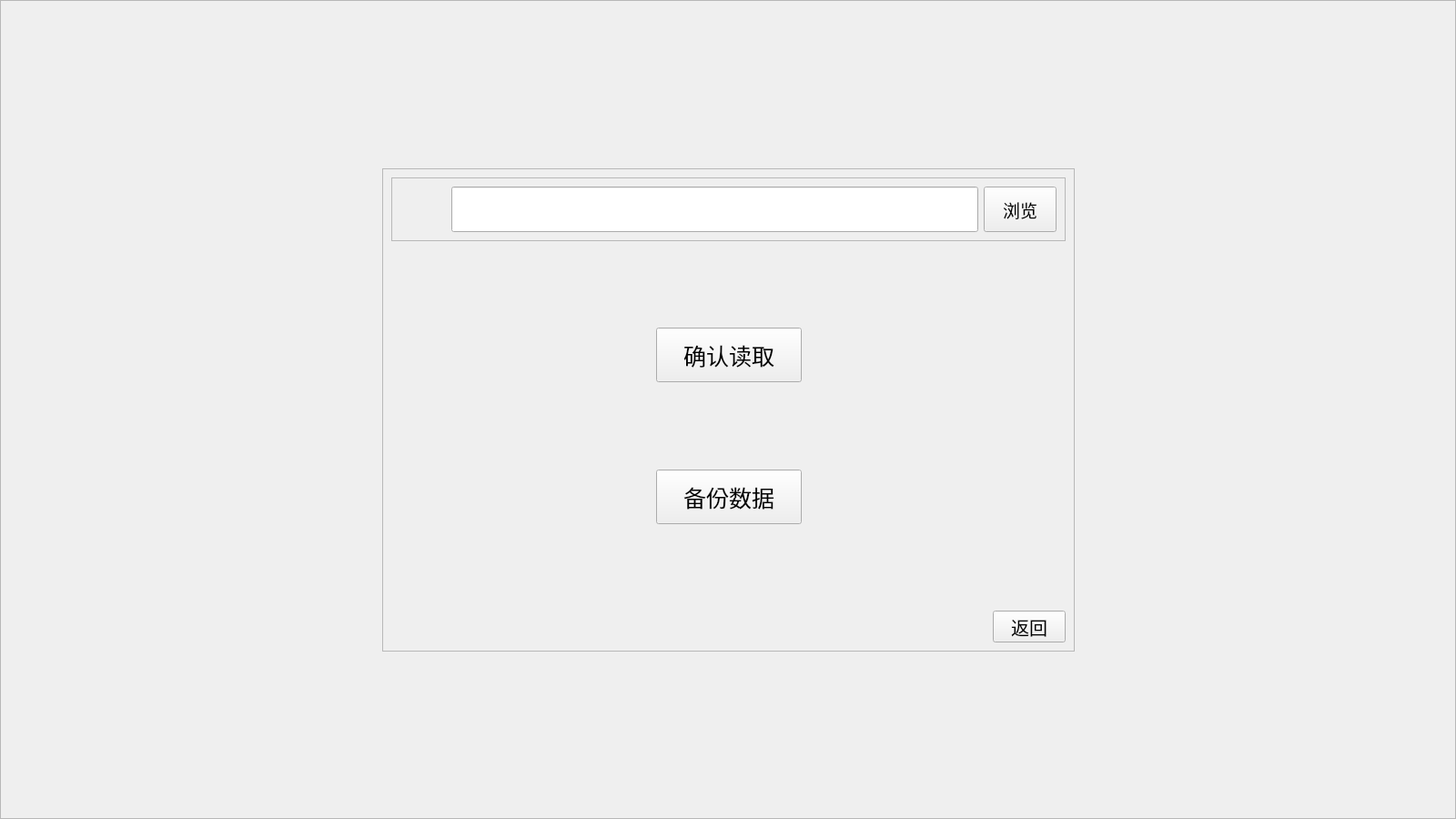
<?xml version="1.0" encoding="UTF-8"?>
<ui version="4.0">
 <class>Backup</class>
 <widget class="QWidget" name="Backup">
  <property name="geometry">
   <rect>
    <x>0</x>
    <y>0</y>
    <width>1600</width>
    <height>900</height>
   </rect>
  </property>
  <property name="sizePolicy">
   <sizepolicy hsizetype="Fixed" vsizetype="Fixed">
    <horstretch>0</horstretch>
    <verstretch>0</verstretch>
   </sizepolicy>
  </property>
  <property name="minimumSize">
   <size>
    <width>1600</width>
    <height>900</height>
   </size>
  </property>
  <property name="maximumSize">
   <size>
    <width>1600</width>
    <height>900</height>
   </size>
  </property>
  <property name="windowTitle">
   <string>Form</string>
  </property>
  <widget class="QFrame" name="frame_background">
   <property name="geometry">
    <rect>
     <x>0</x>
     <y>0</y>
     <width>1600</width>
     <height>900</height>
    </rect>
   </property>
   <property name="sizePolicy">
    <sizepolicy hsizetype="Fixed" vsizetype="Fixed">
     <horstretch>0</horstretch>
     <verstretch>0</verstretch>
    </sizepolicy>
   </property>
   <property name="minimumSize">
    <size>
     <width>1600</width>
     <height>900</height>
    </size>
   </property>
   <property name="maximumSize">
    <size>
     <width>1600</width>
     <height>900</height>
    </size>
   </property>
   <property name="frameShape">
    <enum>QFrame::StyledPanel</enum>
   </property>
   <property name="frameShadow">
    <enum>QFrame::Raised</enum>
   </property>
   <layout class="QGridLayout" name="gridLayout_2">
    <item row="0" column="0">
     <layout class="QHBoxLayout" name="horizontalLayout_5">
      <item>
       <spacer name="horizontalSpacer_6">
        <property name="orientation">
         <enum>Qt::Horizontal</enum>
        </property>
        <property name="sizeHint" stdset="0">
         <size>
          <width>40</width>
          <height>20</height>
         </size>
        </property>
       </spacer>
      </item>
      <item>
       <layout class="QVBoxLayout" name="verticalLayout_2">
        <item>
         <spacer name="verticalSpacer_4">
          <property name="orientation">
           <enum>Qt::Vertical</enum>
          </property>
          <property name="sizeHint" stdset="0">
           <size>
            <width>20</width>
            <height>40</height>
           </size>
          </property>
         </spacer>
        </item>
        <item>
         <widget class="QFrame" name="frame_login">
          <property name="sizePolicy">
           <sizepolicy hsizetype="Fixed" vsizetype="Fixed">
            <horstretch>0</horstretch>
            <verstretch>0</verstretch>
           </sizepolicy>
          </property>
          <property name="minimumSize">
           <size>
            <width>761</width>
            <height>531</height>
           </size>
          </property>
          <property name="maximumSize">
           <size>
            <width>761</width>
            <height>531</height>
           </size>
          </property>
          <property name="frameShape">
           <enum>QFrame::StyledPanel</enum>
          </property>
          <property name="frameShadow">
           <enum>QFrame::Raised</enum>
          </property>
          <layout class="QGridLayout" name="gridLayout_3">
           <item row="0" column="0">
            <layout class="QVBoxLayout" name="verticalLayout_4">
             <item>
              <widget class="QFrame" name="frame_user_name">
               <property name="sizePolicy">
                <sizepolicy hsizetype="Expanding" vsizetype="Fixed">
                 <horstretch>0</horstretch>
                 <verstretch>0</verstretch>
                </sizepolicy>
               </property>
               <property name="minimumSize">
                <size>
                 <width>0</width>
                 <height>56</height>
                </size>
               </property>
               <property name="maximumSize">
                <size>
                 <width>16777215</width>
                 <height>70</height>
                </size>
               </property>
               <property name="font">
                <font>
                 <pointsize>9</pointsize>
                </font>
               </property>
               <property name="frameShape">
                <enum>QFrame::StyledPanel</enum>
               </property>
               <property name="frameShadow">
                <enum>QFrame::Raised</enum>
               </property>
               <layout class="QGridLayout" name="gridLayout">
                <item row="0" column="0">
                 <layout class="QHBoxLayout" name="horizontalLayout">
                  <item>
                   <widget class="QLabel" name="exlabel">
                    <property name="sizePolicy">
                     <sizepolicy hsizetype="Fixed" vsizetype="Fixed">
                      <horstretch>0</horstretch>
                      <verstretch>0</verstretch>
                     </sizepolicy>
                    </property>
                    <property name="minimumSize">
                     <size>
                      <width>50</width>
                      <height>50</height>
                     </size>
                    </property>
                    <property name="maximumSize">
                     <size>
                      <width>50</width>
                      <height>50</height>
                     </size>
                    </property>
                    <property name="text">
                     <string/>
                    </property>
                   </widget>
                  </item>
                  <item>
                   <widget class="QLineEdit" name="lineEdit">
                    <property name="minimumSize">
                     <size>
                      <width>0</width>
                      <height>50</height>
                     </size>
                    </property>
                    <property name="font">
                     <font>
                      <pointsize>14</pointsize>
                     </font>
                    </property>
                   </widget>
                  </item>
                  <item>
                   <widget class="QPushButton" name="explorerButton">
                    <property name="minimumSize">
                     <size>
                      <width>0</width>
                      <height>50</height>
                     </size>
                    </property>
                    <property name="font">
                     <font>
                      <pointsize>14</pointsize>
                     </font>
                    </property>
                    <property name="text">
                     <string>浏览</string>
                    </property>
                   </widget>
                  </item>
                 </layout>
                </item>
               </layout>
              </widget>
             </item>
             <item>
              <spacer name="verticalSpacer">
               <property name="orientation">
                <enum>Qt::Vertical</enum>
               </property>
               <property name="sizeHint" stdset="0">
                <size>
                 <width>20</width>
                 <height>40</height>
                </size>
               </property>
              </spacer>
             </item>
             <item>
              <layout class="QHBoxLayout" name="horizontalLayout_2">
               <item>
                <spacer name="horizontalSpacer">
                 <property name="orientation">
                  <enum>Qt::Horizontal</enum>
                 </property>
                 <property name="sizeHint" stdset="0">
                  <size>
                   <width>40</width>
                   <height>20</height>
                  </size>
                 </property>
                </spacer>
               </item>
               <item>
                <widget class="QPushButton" name="ReadButton">
                 <property name="sizePolicy">
                  <sizepolicy hsizetype="Fixed" vsizetype="Fixed">
                   <horstretch>0</horstretch>
                   <verstretch>0</verstretch>
                  </sizepolicy>
                 </property>
                 <property name="minimumSize">
                  <size>
                   <width>160</width>
                   <height>60</height>
                  </size>
                 </property>
                 <property name="maximumSize">
                  <size>
                   <width>160</width>
                   <height>60</height>
                  </size>
                 </property>
                 <property name="font">
                  <font>
                   <pointsize>19</pointsize>
                  </font>
                 </property>
                 <property name="text">
                  <string>确认读取</string>
                 </property>
                </widget>
               </item>
               <item>
                <spacer name="horizontalSpacer_2">
                 <property name="orientation">
                  <enum>Qt::Horizontal</enum>
                 </property>
                 <property name="sizeHint" stdset="0">
                  <size>
                   <width>40</width>
                   <height>20</height>
                  </size>
                 </property>
                </spacer>
               </item>
              </layout>
             </item>
             <item>
              <spacer name="verticalSpacer_2">
               <property name="orientation">
                <enum>Qt::Vertical</enum>
               </property>
               <property name="sizeHint" stdset="0">
                <size>
                 <width>20</width>
                 <height>40</height>
                </size>
               </property>
              </spacer>
             </item>
             <item>
              <layout class="QHBoxLayout" name="horizontalLayout_3">
               <item>
                <spacer name="horizontalSpacer_3">
                 <property name="orientation">
                  <enum>Qt::Horizontal</enum>
                 </property>
                 <property name="sizeHint" stdset="0">
                  <size>
                   <width>40</width>
                   <height>20</height>
                  </size>
                 </property>
                </spacer>
               </item>
               <item>
                <widget class="QPushButton" name="BuckupButton">
                 <property name="sizePolicy">
                  <sizepolicy hsizetype="Fixed" vsizetype="Fixed">
                   <horstretch>0</horstretch>
                   <verstretch>0</verstretch>
                  </sizepolicy>
                 </property>
                 <property name="minimumSize">
                  <size>
                   <width>160</width>
                   <height>60</height>
                  </size>
                 </property>
                 <property name="maximumSize">
                  <size>
                   <width>160</width>
                   <height>60</height>
                  </size>
                 </property>
                 <property name="font">
                  <font>
                   <pointsize>19</pointsize>
                  </font>
                 </property>
                 <property name="text">
                  <string>备份数据</string>
                 </property>
                </widget>
               </item>
               <item>
                <spacer name="horizontalSpacer_4">
                 <property name="orientation">
                  <enum>Qt::Horizontal</enum>
                 </property>
                 <property name="sizeHint" stdset="0">
                  <size>
                   <width>40</width>
                   <height>20</height>
                  </size>
                 </property>
                </spacer>
               </item>
              </layout>
             </item>
             <item>
              <spacer name="verticalSpacer_3">
               <property name="orientation">
                <enum>Qt::Vertical</enum>
               </property>
               <property name="sizeHint" stdset="0">
                <size>
                 <width>20</width>
                 <height>40</height>
                </size>
               </property>
              </spacer>
             </item>
             <item>
              <layout class="QHBoxLayout" name="horizontalLayout_4">
               <item>
                <spacer name="horizontalSpacer_5">
                 <property name="orientation">
                  <enum>Qt::Horizontal</enum>
                 </property>
                 <property name="sizeHint" stdset="0">
                  <size>
                   <width>40</width>
                   <height>20</height>
                  </size>
                 </property>
                </spacer>
               </item>
               <item>
                <widget class="QPushButton" name="backButton">
                 <property name="minimumSize">
                  <size>
                   <width>0</width>
                   <height>35</height>
                  </size>
                 </property>
                 <property name="maximumSize">
                  <size>
                   <width>16777215</width>
                   <height>35</height>
                  </size>
                 </property>
                 <property name="font">
                  <font>
                   <pointsize>15</pointsize>
                  </font>
                 </property>
                 <property name="text">
                  <string>返回</string>
                 </property>
                </widget>
               </item>
              </layout>
             </item>
            </layout>
           </item>
          </layout>
         </widget>
        </item>
        <item>
         <spacer name="verticalSpacer_5">
          <property name="orientation">
           <enum>Qt::Vertical</enum>
          </property>
          <property name="sizeHint" stdset="0">
           <size>
            <width>20</width>
            <height>40</height>
           </size>
          </property>
         </spacer>
        </item>
       </layout>
      </item>
      <item>
       <spacer name="horizontalSpacer_7">
        <property name="orientation">
         <enum>Qt::Horizontal</enum>
        </property>
        <property name="sizeHint" stdset="0">
         <size>
          <width>40</width>
          <height>20</height>
         </size>
        </property>
       </spacer>
      </item>
     </layout>
    </item>
   </layout>
  </widget>
  <widget class="QWidget" name="">
   <property name="geometry">
    <rect>
     <x>0</x>
     <y>0</y>
     <width>2</width>
     <height>2</height>
    </rect>
   </property>
   <layout class="QVBoxLayout" name="verticalLayout"/>
  </widget>
  <widget class="QWidget" name="">
   <property name="geometry">
    <rect>
     <x>0</x>
     <y>0</y>
     <width>2</width>
     <height>2</height>
    </rect>
   </property>
   <layout class="QVBoxLayout" name="verticalLayout_3"/>
  </widget>
 </widget>
 <resources/>
 <connections/>
</ui>
